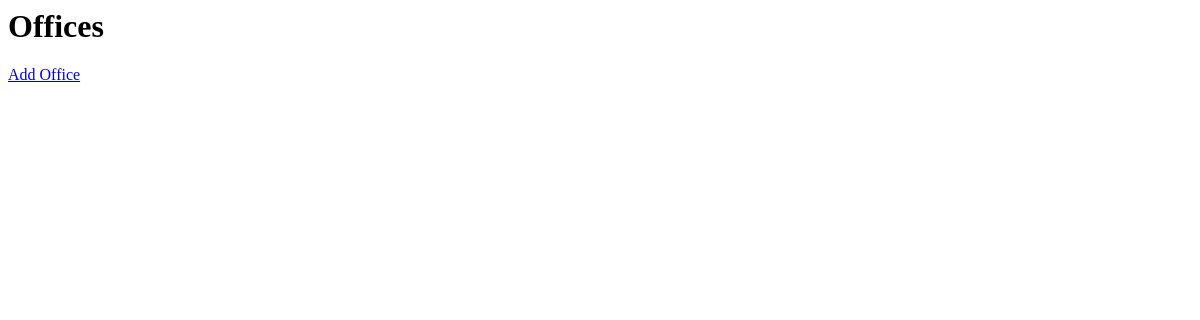
/offices/, run on an earlier commit of the app's database.
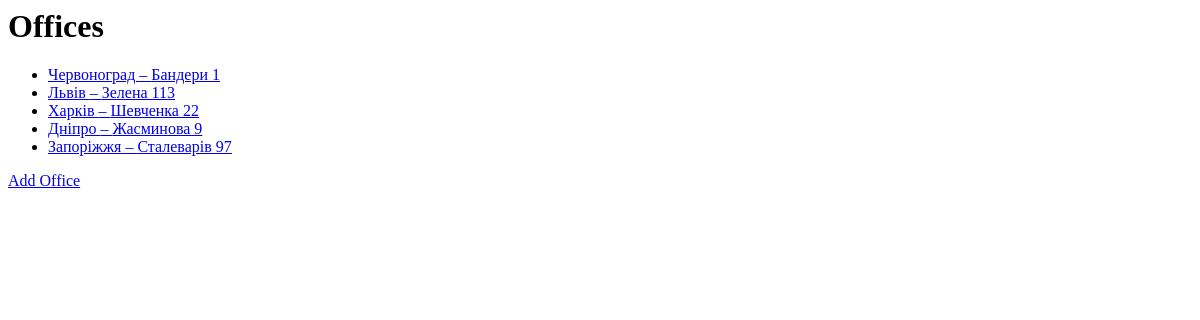
And on a later commit of the database.
### mainapp/models.py (models this page shows, shortened)
class Offices(models.Model):
    city = models.CharField(max_length=100)
    address = models.CharField(max_length=255)
    class Meta:
        db_table = 'Offices'

### web/views.py (the view)
# urls.py: path('offices/', views.offices_list, name="offices_list"),
def offices_list(request):
    offices = Offices.objects.all()
    return render(request, "web/offices_list.html", {"offices": offices})

### web/templates/web/offices_list.html
<h1>Offices</h1>
<ul>
{% for o in offices %}
    <li>
        <a href="{% url 'office_detail' o.id %}">
            {{ o.city }} – {{ o.address }}
        </a>
    </li>
{% endfor %}
</ul>
<a href="{% url 'office_create' %}">Add Office</a>

What changed in the data, as far as the page shows it:
added Offices: city "Червоноград", address "Бандери 1"
added Offices: city "Львів", address "Зелена 113"
added Offices: city "Харків", address "Шевченка 22"
added Offices: city "Дніпро", address "Жасминова 9"
added Offices: city "Запоріжжя", address "Сталеварів 97"
